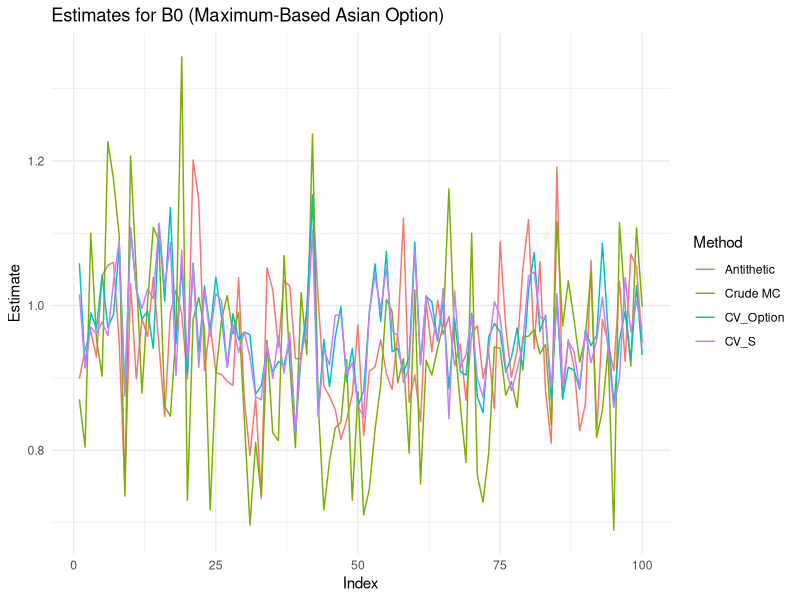
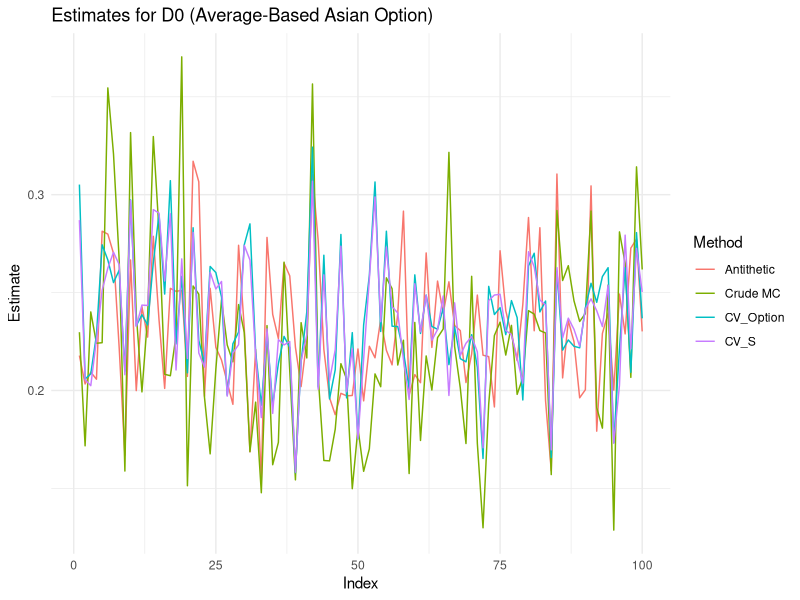

Write the R code that produced these figures, in order.
###############################################################################
# MAT5182 Computational Statistics — Assignment 2: Integration
# Yann-Emmanuel Obrou, Winter 2025
#
# Reconstructs the R code from the submitted report
# (reports/assignement-2-computational-stat.docx) after the original
# .Rmd file was lost. Order of the random draws is kept identical to the
# report so the printed numbers are reproduced.
#
# Required packages: ggplot2 (only used for the Asian-option plots).
#   install.packages("ggplot2")
#
# True value of the integral (Riemann sums): I = 0.6278151.
###############################################################################

## ----------------------------------------------------------------------------
## Question 1 — Monte Carlo integration of I = integral_0^1 x^2 * exp(x^2) dx
## ----------------------------------------------------------------------------
# Write I = E[g(U)], U ~ Uniform(0,1), with g(x) = x^2 * exp(x^2).

set.seed(123)

n_values <- c(1e3, 1e4, 1e5)   # sample sizes
n <- c(10^3, 10^4, 10^5)

g <- function(x) x^2 * exp(x^2)

# --- Crude Monte Carlo ---
mc_estimates <- sapply(n, function(n) mean(g(runif(n))))
mc_estimates
# Report: 0.6187158 0.6173007 0.6274209

# --- Control variate (h(x) = x^2) ---
cv_function <- function(x) x^2

# Estimate E[h(U)] with a large pilot sample
mu_cv <- mean(cv_function(runif(100000)))

# Optimal coefficient gamma_cv = -Cov(g, h) / Var(h), from pilot samples
# (named gamma_cv so it does not shadow base::gamma(), used in Question 3)
covariance <- cov(g(runif(10000)), cv_function(runif(10000)))
variance <- var(cv_function(runif(10000)))
gamma_cv <- -covariance / variance

cv_estimates <- sapply(n, function(n)
  mean(g(runif(n)) + gamma_cv * (cv_function(runif(n)) - mu_cv))
)
cv_estimates
# Report: 0.6646270 0.6356376 0.6272932

# --- Antithetic variates ---
antithetic_estimate <- function(n) {
  u <- runif(n / 2)          # half the draws; pair u with 1 - u
  (mean(g(u)) + mean(g(1 - u))) / 2
}
antithetic_estimates <- sapply(n, antithetic_estimate)
antithetic_estimates
# Report: 0.6444586 0.6226092 0.6265897

# --- Variance comparison (as computed in the report) ---
var_table <- data.frame(
  n,
  Crude = var(mc_estimates),
  ControlVar = var(cv_estimates),
  Antithetic = var(antithetic_estimates)
)
print(var_table)
# Report:
#       n        Crude   ControlVar   Antithetic
# 1 1e+03 3.003344e-05 0.0003839702 0.0001354233
# 2 1e+04 3.003344e-05 0.0003839702 0.0001354233
# 3 1e+05 3.003344e-05 0.0003839702 0.0001354233

# --- Beta(3,1) representation: I = (1/3) * E[exp(V^2)], V ~ Beta(3,1) ---

# Crude Monte Carlo with Beta samples
beta_crude_mc <- function(n) {
  V <- rbeta(n, 3, 1)
  estimates <- exp(V^2)
  I_hat <- mean(estimates) / 3
  I_var <- var(estimates) / (n * 9)
  return(c(I_hat, I_var))
}

# Control variate with Beta samples: h(V) = V^2, E[V^2] = 3*4/(4*5) = 0.6
beta_control_mc <- function(n) {
  V <- rbeta(n, 3, 1)
  f_V <- exp(V^2)
  h_V <- V^2
  beta_hat <- -cov(f_V, h_V) / var(h_V)
  adjusted_estimates <- f_V + beta_hat * (h_V - 0.6)
  I_hat <- mean(adjusted_estimates) / 3
  I_var <- var(adjusted_estimates) / (n * 9)
  return(c(I_hat, I_var))
}

# Antithetic variates with Beta samples (inverse transform: V = U^(1/3))
beta_antithetic_mc <- function(n) {
  n <- ceiling(n / 2) * 2   # ensure n is even
  U <- runif(n / 2)
  V1 <- U^(1/3)
  V2 <- (1 - U)^(1/3)
  estimates <- (exp(V1^2) + exp(V2^2)) / 2
  I_hat <- mean(estimates) / 3
  I_var <- var(estimates) / (n * 9)
  return(c(I_hat, I_var))
}

n_values <- c(1e3, 1e4, 1e5)
beta_crude_results <- t(sapply(n_values, beta_crude_mc))
beta_control_results <- t(sapply(n_values, beta_control_mc))
beta_antithetic_results <- t(sapply(n_values, beta_antithetic_mc))

results_estimators <- data.frame(
  "Sample Size" = n_values,
  "Crude MC (Beta)" = round(beta_crude_results[, 1], 6),
  "Antithetic MC (Beta)" = round(beta_antithetic_results[, 1], 6),
  "CV (Beta)" = round(beta_control_results[, 1], 6),
  "True Value" = 0.6278151
)
print(results_estimators)
# Report:
#   Sample.Size Crude.MC..Beta. Antithetic.MC..Beta. CV..Beta. True.Value
# 1       1e+03        0.619362             0.627835  0.628361   0.627815
# 2       1e+04        0.626626             0.627803  0.627811   0.627815
# 3       1e+05        0.627424             0.627813  0.627843   0.627815

## ----------------------------------------------------------------------------
## Question 2 — Covariance inequality (graduate students)
## ----------------------------------------------------------------------------
# Theoretical proof done by hand (paper); no R code was submitted.

## ----------------------------------------------------------------------------
## Question 3 — Weibull tail probabilities
## ----------------------------------------------------------------------------
# F(x) = 1 - exp(-(x/c)^beta). Estimate P(X > q) with
# q = c * (-log(p))^(1/beta), for p = 0.001 and p = 0.005.

set.seed(123)
n <- 100
c_weib <- 1
beta <- 1.5

# Weibull sample of size 100 via the quantile (inverse-CDF) method
U <- runif(n)
X <- c_weib * (-log(U))^(1 / beta)

# --- Crude Monte Carlo, beta > 1 ---
n_mc <- 10000
beta <- 1.5
p_values <- c(0.001, 0.005)

for (p in p_values) {
  q <- c_weib * (-log(p))^(1 / beta)
  X_mc <- c_weib * (-log(runif(n_mc)))^(1 / beta)
  indicator <- X_mc > q

  p_hat <- mean(indicator)
  var_hat <- var(indicator) / n_mc
  ci_lower <- p_hat - 1.96 * sqrt(var_hat)
  ci_upper <- p_hat + 1.96 * sqrt(var_hat)

  cat("p =", p, ": p_hat =", p_hat, "Variance =", var_hat,
      "CI = [", ci_lower, ",", ci_upper, "]\n")
}
# Report:
# p = 0.001 : p_hat = 8e-04 Variance = 7.994399e-08 CI = [ 0.0002458224 , 0.001354178 ]
# p = 0.005 : p_hat = 0.005 Variance = 4.975498e-07 CI = [ 0.003617471 , 0.006382529 ]

# --- Crude Monte Carlo, beta < 1 ---
beta <- 0.5

for (p in p_values) {
  q <- c_weib * (-log(p))^(1 / beta)
  X_mc <- c_weib * (-log(runif(n_mc)))^(1 / beta)
  indicator <- X_mc > q

  p_hat <- mean(indicator)
  var_hat <- var(indicator) / n_mc
  ci_lower <- p_hat - 1.96 * sqrt(var_hat)
  ci_upper <- p_hat + 1.96 * sqrt(var_hat)

  cat("p =", p, ": p_hat =", p_hat, "Variance =", var_hat,
      "CI = [", ci_lower, ",", ci_upper, "]\n")
}
# Report:
# p = 0.001 : p_hat = 0.0012 Variance = 1.19868e-07 CI = [ 0.0005214097 , 0.00187859 ]
# p = 0.005 : p_hat = 0.0043 Variance = 4.281938e-07 CI = [ 0.003017444 , 0.005582556 ]

# --- Importance sampling, beta > 2, with Gamma(beta, 1/c) proposal ---
beta <- 3   # beta > 2

for (p in p_values) {
  q <- c_weib * (-log(p))^(1 / beta)
  Y <- rgamma(n_mc, shape = beta, scale = c_weib)
  w <- (beta * gamma(beta) / c_weib) * exp(-(Y / c_weib)^beta + Y / c_weib)
  indicator <- Y > q

  p_hat_is <- mean(indicator * w)
  var_hat_is <- var(indicator * w) / n_mc
  ci_lower_is <- p_hat_is - 1.96 * sqrt(var_hat_is)
  ci_upper_is <- p_hat_is + 1.96 * sqrt(var_hat_is)

  # Crude MC for comparison
  X_mc <- c_weib * (-log(runif(n_mc)))^(1 / beta)
  p_hat_mc <- mean(X_mc > q)
  var_hat_mc <- var(X_mc > q) / n_mc
  rel_eff <- ifelse(var_hat_mc > 0, var_hat_mc / var_hat_is, NA)

  cat("p =", p, ": IS p_hat =", p_hat_is, "Var =", var_hat_is,
      "CI = [", ci_lower_is, ",", ci_upper_is, "], Rel Eff =", rel_eff, "\n")
}
# Report:
# p = 0.001 : IS p_hat = 0.001035038 Var = 2.021812e-09 CI = [ 0.0009469078 , 0.001123169 ], Rel Eff = 29.6615
# p = 0.005 : IS p_hat = 0.004734837 Var = 4.114014e-08 CI = [ 0.004337289 , 0.005132384 ], Rel Eff = 15.69853

# --- Importance sampling, beta < 1, with a log-normal proposal ---
# (For beta < 1 the Gamma proposal is no longer suitable, so a
#  LogNormal(mu = log(q), sigma = 1) proposal centred at q is used.)
beta <- 0.5   # beta < 1

for (p in p_values) {
  q <- c_weib * (-log(p))^(1 / beta)
  mu <- log(q)
  sigma <- 1
  Y <- rlnorm(n_mc, meanlog = mu, sdlog = sigma)
  f_X <- (beta / c_weib) * (Y / c_weib)^(beta - 1) * exp(-(Y / c_weib)^beta)  # Weibull pdf
  f_Y <- dlnorm(Y, meanlog = mu, sdlog = sigma)                # LogNormal pdf
  w <- f_X / f_Y
  indicator <- Y > q

  p_hat_is <- mean(indicator * w)
  var_hat_is <- var(indicator * w) / n_mc
  ci_lower_is <- p_hat_is - 1.96 * sqrt(var_hat_is)
  ci_upper_is <- p_hat_is + 1.96 * sqrt(var_hat_is)

  cat("p =", p, ": IS p_hat =", p_hat_is, "Var =", var_hat_is,
      "CI = [", ci_lower_is, ",", ci_upper_is, "]\n")
}
# Report:
# p = 0.001 : IS p_hat = 0.0009906009 Var = 3.692509e-10 CI = [ 0.0009529377 , 0.001028264 ]
# p = 0.005 : IS p_hat = 0.005054143 Var = 6.994995e-09 CI = [ 0.004890216 , 0.00521807 ]

## ----------------------------------------------------------------------------
## Question 4 — Asian options: B0 (max-based) and D0 (average-based)
## ----------------------------------------------------------------------------
# B0 = E[exp(-rT) * max(max_i S(t_i) - K, 0)]
# D0 = E[exp(-rT) * max(mean_i S(t_i) - K, 0)]
# Methods: crude MC, antithetic sampling, control variates with S_T,
# control variates with (S_T - K)+ (European call, Black-Scholes price).

library(ggplot2)
set.seed(123)

asian_option_estimator <- function(sigma, r, T, S0, K, N, n, m) {
  dt <- T / N

  # European call price (Black-Scholes) used as the control-variate mean
  d1 <- (log(S0 / K) + (r + sigma^2 / 2) * T) / (sigma * sqrt(T))
  d2 <- d1 - sigma * sqrt(T)
  european_price <- S0 * pnorm(d1) - K * exp(-r * T) * pnorm(d2)

  # Simulate geometric Brownian motion paths.
  # NOTE (as in the submitted report): antithetic = TRUE draws fresh
  # normals and negates them, rather than reusing the original path's
  # normals.
  simulate_gbm <- function(n_paths, antithetic = FALSE) {
    dW <- matrix(rnorm(n_paths * N, 0, sqrt(dt)), nrow = n_paths, ncol = N)
    if (antithetic) dW <- -dW
    W <- t(apply(dW, 1, cumsum))
    t_grid <- matrix(seq(dt, T, by = dt), nrow = n_paths, ncol = N, byrow = TRUE)
    S <- S0 * exp((r - sigma^2 / 2) * t_grid + sigma * W)
    return(S)
  }

  # One row per replication (m rows), one column per method
  results_B <- matrix(0, nrow = m, ncol = 4)
  results_D <- matrix(0, nrow = m, ncol = 4)
  colnames(results_B) <- colnames(results_D) <-
    c("Crude MC", "Antithetic", "CV_S", "CV_Option")

  for (k in 1:m) {
    S <- simulate_gbm(n, antithetic = FALSE)
    S_antithetic <- simulate_gbm(n, antithetic = TRUE)

    # B0: payoff on the path maximum
    max_S <- apply(S, 1, max)
    payoff_B <- exp(-r * T) * pmax(max_S - K, 0)
    max_S_anti <- apply(S_antithetic, 1, max)
    payoff_B_anti <- exp(-r * T) * pmax(max_S_anti - K, 0)
    B_antithetic <- (payoff_B + payoff_B_anti) / 2

    # D0: payoff on the path average
    avg_S <- rowMeans(S)
    payoff_D <- exp(-r * T) * pmax(avg_S - K, 0)
    avg_S_anti <- rowMeans(S_antithetic)
    payoff_D_anti <- exp(-r * T) * pmax(avg_S_anti - K, 0)
    D_antithetic <- (payoff_D + payoff_D_anti) / 2

    # Control variate with S_T (E[S_T] = S0 * exp(r*T))
    S_T <- S[, N]
    gamma_B <- -cov(payoff_B, S_T) / var(S_T)
    B_cv_S <- mean(payoff_B) + gamma_B * (mean(S_T) - S0 * exp(r * T))
    gamma_D <- -cov(payoff_D, S_T) / var(S_T)
    D_cv_S <- mean(payoff_D) + gamma_D * (mean(S_T) - S0 * exp(r * T))

    # Control variate with (S_T - K)+ (European call payoff)
    payoff_EU <- exp(-r * T) * pmax(S_T - K, 0)
    gamma_B_EU <- -cov(payoff_B, payoff_EU) / var(payoff_EU)
    B_cv_EU <- mean(payoff_B) +
      gamma_B_EU * (mean(payoff_EU) - european_price)
    gamma_D_EU <- -cov(payoff_D, payoff_EU) / var(payoff_EU)
    D_cv_EU <- mean(payoff_D) +
      gamma_D_EU * (mean(payoff_EU) - european_price)

    results_B[k, ] <- c(mean(payoff_B), mean(B_antithetic), B_cv_S, B_cv_EU)
    results_D[k, ] <- c(mean(payoff_D), mean(D_antithetic), D_cv_S, D_cv_EU)
  }

  return(list(B0 = results_B, D0 = results_D))
}

# Parameters from the assignment
sigma <- 1
r <- 0.1
T <- 1
S0 <- 1
K <- 1
N <- 100    # grid size
n <- 100    # MC paths per estimate
m <- 100    # number of estimates per method

results <- asian_option_estimator(sigma, r, T, S0, K, N, n, m)

# Plot the m estimates for B0
df_B <- data.frame(
  Estimate = c(results$B0),
  Method = factor(rep(colnames(results$B0), each = m)),
  Index = rep(1:m, times = 4)
)
ggplot(df_B, aes(x = Index, y = Estimate, color = Method)) +
  geom_line() +
  labs(title = "Estimates for B0 (Maximum-Based Asian Option)", y = "Estimate") +
  theme_minimal()

# Variance comparison for B0
var_B <- apply(results$B0, 2, var)
cat("Variances for B0:\nCrude MC:", var_B[1], "\nAntithetic:", var_B[2],
    "\nCV with S_T:", var_B[3], "\nCV with EU Option:", var_B[4], "\n")
# Report:
# Crude MC: 0.01732895 / Antithetic: 0.008139353 /
# CV with S_T: 0.004177641 / CV with EU Option: 0.004498833

# Plot the m estimates for D0
df_D <- data.frame(
  Estimate = c(results$D0),
  Method = factor(rep(colnames(results$D0), each = m)),
  Index = rep(1:m, times = 4)
)
ggplot(df_D, aes(x = Index, y = Estimate, color = Method)) +
  geom_line() +
  labs(title = "Estimates for D0 (Average-Based Asian Option)", y = "Estimate") +
  theme_minimal()

# Variance comparison for D0
var_D <- apply(results$D0, 2, var)
cat("\nVariances for D0:\nCrude MC:", var_D[1], "\nAntithetic:", var_D[2],
    "\nCV with S_T:", var_D[3], "\nCV with EU Option:", var_D[4], "\n")
# Report:
# Crude MC: 0.002471226 / Antithetic: 0.001216017 /
# CV with S_T: 0.0009418998 / CV with EU Option: 0.00103126

## ----------------------------------------------------------------------------
## Optional Question 1 (chosen) — Expected Shortfall of N(0,1) at p = 0.01
## ----------------------------------------------------------------------------
# Theoretical ES: ES_Z(p) = phi(Phi^{-1}(1 - p)) / p.

set.seed(123)
p <- 0.01
n <- 10000

# Sample from N(0,1)
Z <- rnorm(n)

# Theoretical VaR at p = 0.01 (99th percentile)
q <- qnorm(1 - p)

# Tail sample and crude MC estimate of ES
tail_Z <- Z[Z > q]
ES_hat <- mean(tail_Z)

# Standard error for the confidence interval
se <- sd(tail_Z) / sqrt(length(tail_Z))

# 95% confidence interval
CI_lower <- ES_hat - qnorm(0.975) * se
CI_upper <- ES_hat + qnorm(0.975) * se

# Theoretical ES
true_ES <- dnorm(qnorm(1 - p)) / p

cat("Estimated ES:", ES_hat, "\n")
# Report: Estimated ES: 2.672539
cat("95% Confidence Interval:", CI_lower, "to", CI_upper, "\n")
# Report: 95% Confidence Interval: 2.609354 to 2.735725
cat("Theoretical ES:", true_ES, "\n")
# Report: Theoretical ES: 2.665214

# Conclusion (report): with 10,000 samples the Monte Carlo estimate
# (2.672539) closely matches the theoretical value (2.665214).
